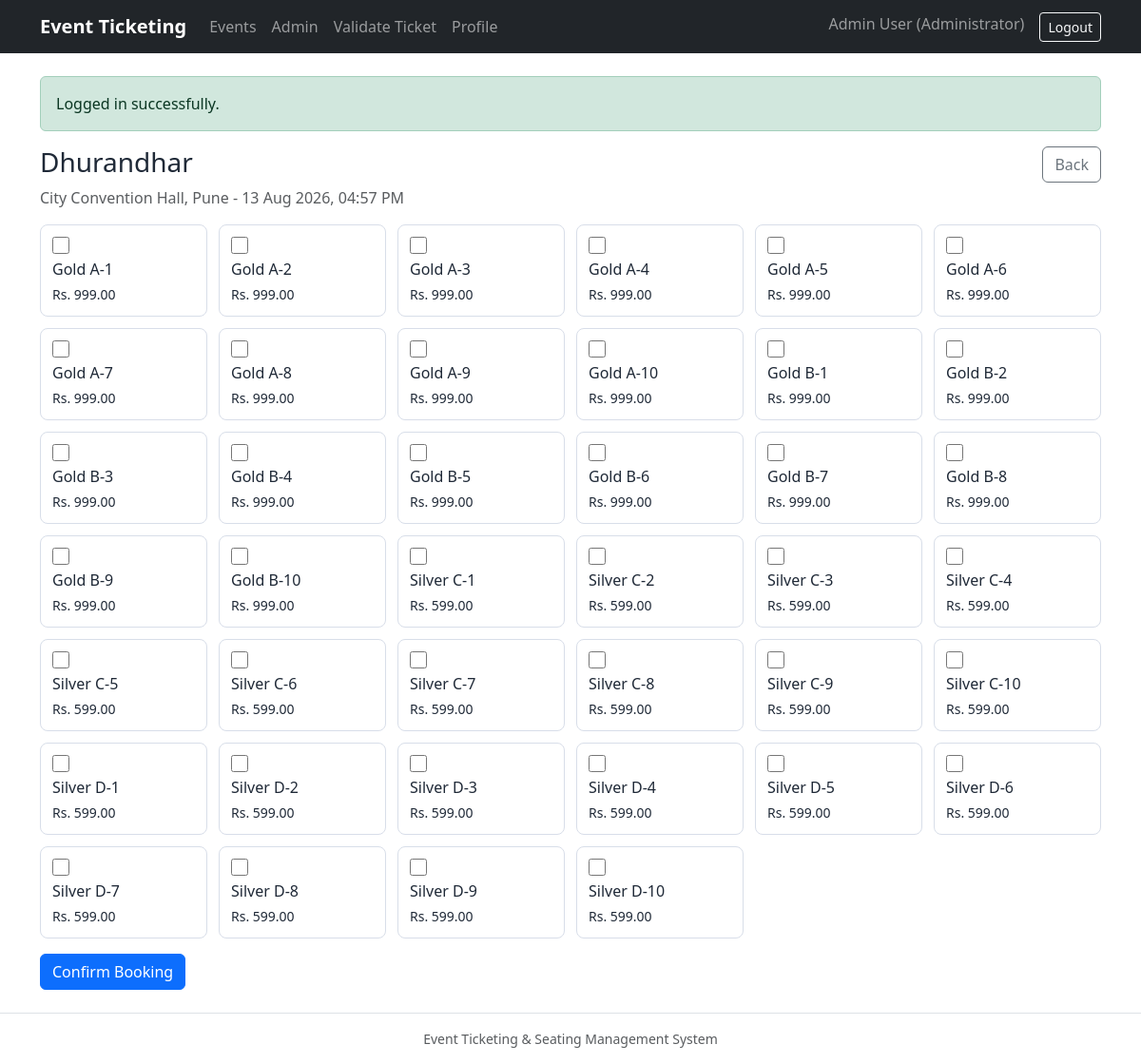
The page /booking.php?event_id=1 (signed in) on the database its author committed.
### tables this page shows
CREATE TABLE events (
    event_id INT AUTO_INCREMENT PRIMARY KEY,
    organizer_id INT NOT NULL,
    venue_id INT NOT NULL,
    title VARCHAR(160) NOT NULL,
    description TEXT,
    event_date DATETIME NOT NULL,
    status ENUM('Draft','Published','Cancelled','Completed') NOT NULL DEFAULT 'Draft',
    poster_image VARCHAR(255),
    created_at TIMESTAMP NOT NULL DEFAULT CURRENT_TIMESTAMP,
    FOREIGN KEY (organizer_id) REFERENCES users(user_id),
    FOREIGN KEY (venue_id) REFERENCES venues(venue_id)
);

CREATE TABLE venues (
    venue_id INT AUTO_INCREMENT PRIMARY KEY,
    name VARCHAR(120) NOT NULL,
    address VARCHAR(255) NOT NULL,
    city VARCHAR(80) NOT NULL,
    capacity INT NOT NULL,
    is_active TINYINT(1) NOT NULL DEFAULT 1,
    CHECK (capacity > 0)
);

CREATE TABLE seats (
    seat_id INT AUTO_INCREMENT PRIMARY KEY,
    row_id INT NOT NULL,
    seat_number VARCHAR(20) NOT NULL,
    is_active TINYINT(1) NOT NULL DEFAULT 1,
    UNIQUE (row_id, seat_number),
    FOREIGN KEY (row_id) REFERENCES seat_rows(row_id) ON DELETE CASCADE
);

CREATE TABLE sections (
    section_id INT AUTO_INCREMENT PRIMARY KEY,
    venue_id INT NOT NULL,
    name VARCHAR(80) NOT NULL,
    UNIQUE (venue_id, name),
    FOREIGN KEY (venue_id) REFERENCES venues(venue_id) ON DELETE CASCADE
);

CREATE TABLE seat_rows (
    row_id INT AUTO_INCREMENT PRIMARY KEY,
    section_id INT NOT NULL,
    row_label VARCHAR(20) NOT NULL,
    UNIQUE (section_id, row_label),
    FOREIGN KEY (section_id) REFERENCES sections(section_id) ON DELETE CASCADE
);

CREATE TABLE ticket_types (
    ticket_type_id INT AUTO_INCREMENT PRIMARY KEY,
    event_id INT NOT NULL,
    section_id INT NOT NULL,
    type_name VARCHAR(80) NOT NULL,
    price DECIMAL(10,2) NOT NULL,
    UNIQUE (event_id, section_id, type_name),
    CHECK (price >= 0),
    FOREIGN KEY (event_id) REFERENCES events(event_id) ON DELETE CASCADE,
    FOREIGN KEY (section_id) REFERENCES sections(section_id)
);

### includes/functions.php (called while the page is built, shortened)
<?php
function e(?string $value): string
{
    return htmlspecialchars($value ?? '', ENT_QUOTES, 'UTF-8');
}
function flash(string $key, ?string $message = null): ?string
{
    $value = $_SESSION['flash'][$key] ?? null;
    return $value;
}
function current_user(): ?array
{
    return $_SESSION['user'] ?? null;
}
function page_header(string $title): void
{
    require __DIR__ . '/navbar.php';
}
function page_footer(): void
{
    require __DIR__ . '/footer.php';
}

### public/booking.php (the view, shortened to what this page needs)
<?php
$db = get_db();
$eventId = (int)($_GET['event_id'] ?? $_POST['event_id'] ?? 0);
$eventStmt = $db->prepare(
    "SELECT e.*, v.name AS venue_name, v.city
     FROM events e JOIN venues v ON v.venue_id = e.venue_id
     WHERE e.event_id = ? AND e.status = 'Published'"
);
$eventStmt->execute([$eventId]);
$event = $eventStmt->fetch();
$seatStmt = $db->prepare(
    "SELECT s.seat_id, sec.name AS section_name, r.row_label, s.seat_number, tt.price,
            CASE WHEN bs.booking_seat_id IS NULL THEN 1 ELSE 0 END AS is_available
     FROM seats s
     JOIN seat_rows r ON r.row_id = s.row_id
     JOIN sections sec ON sec.section_id = r.section_id
     JOIN ticket_types tt ON tt.section_id = sec.section_id AND tt.event_id = ?
     LEFT JOIN booking_seats bs ON bs.event_id = ? AND bs.seat_id = s.seat_id AND bs.status IN ('Held','Booked')
     WHERE sec.venue_id = ?
     ORDER BY sec.name, r.row_label, CAST(s.seat_number AS UNSIGNED)"
);
$seatStmt->execute([$eventId, $eventId, $event['venue_id']]);
$seats = $seatStmt->fetchAll();
$title = 'Book Tickets';
page_header($title);
?>
<div class="d-flex justify-content-between align-items-start gap-3 mb-3">
    <div>
        <h1 class="h3"><?= e($event['title']) ?></h1>
        <p class="text-muted mb-0"><?= e($event['venue_name']) ?>, <?= e($event['city']) ?> - <?= e(date('d M Y, h:i A', strtotime($event['event_date']))) ?></p>
    </div>
    <a class="btn btn-outline-secondary" href="events.php">Back</a>
</div>
<form method="post">
    <div class="seat-grid mb-3">
        <?php foreach ($seats as $seat): ?>
            <label class="seat-tile <?= $seat['is_available'] ? '' : 'disabled' ?>">
                <input type="checkbox" name="seat_ids[]" value="<?= (int)$seat['seat_id'] ?>" <?= $seat['is_available'] ? '' : 'disabled' ?>>
                <span><?= e($seat['section_name']) ?> <?= e($seat['row_label']) ?>-<?= e($seat['seat_number']) ?></span>
                <small>Rs. <?= number_format((float)$seat['price'], 2) ?></small>
            </label>
        <?php endforeach; ?>
    </div>
    <button class="btn btn-primary">Confirm Booking</button>
</form>
<?php page_footer(); ?>

### includes/navbar.php (shortened to what this page needs)
<?php
$user = current_user();
?>
<!doctype html>
<html lang="en">
<head>
    <link href="https://cdn.jsdelivr.net/npm/bootstrap@5.3.3/dist/css/bootstrap.min.css" rel="stylesheet">
    <link href="<?= BASE_URL ?>/assets/css/style.css" rel="stylesheet">
</head>
<body>
<nav class="navbar navbar-expand-lg navbar-dark bg-dark sticky-top">
    <div class="container">
        <a class="navbar-brand fw-semibold" href="<?= BASE_URL ?>/public/index.php">Event Ticketing</a>
        <div class="collapse navbar-collapse" id="mainNav">
            <ul class="navbar-nav me-auto">
                <li class="nav-item"><a class="nav-link" href="<?= BASE_URL ?>/public/events.php">Events</a></li>
                <?php if ($user && in_array($user['role_name'], ['Administrator','Organizer'], true)): ?>
                    <li class="nav-item"><a class="nav-link" href="<?= BASE_URL ?>/admin/dashboard.php">Admin</a></li>
                <?php endif; ?>
                <?php if ($user && in_array($user['role_name'], ['Administrator','Gate Staff'], true)): ?>
                    <li class="nav-item"><a class="nav-link" href="<?= BASE_URL ?>/public/validate_ticket.php">Validate Ticket</a></li>
                <?php endif; ?>
                <?php if ($user): ?>
                    <li class="nav-item"><a class="nav-link" href="<?= BASE_URL ?>/public/profile.php">Profile</a></li>
                <?php endif; ?>
            </ul>
            <ul class="navbar-nav">
                <?php if ($user): ?>
                    <li class="nav-item"><span class="navbar-text me-3"><?= e($user['name']) ?> (<?= e($user['role_name']) ?>)</span></li>
                    <li class="nav-item"><a class="btn btn-outline-light btn-sm" href="<?= BASE_URL ?>/public/logout.php">Logout</a></li>
                <?php else: ?>
                    <li class="nav-item"><a class="nav-link" href="<?= BASE_URL ?>/public/login.php">Login</a></li>
                    <li class="nav-item"><a class="btn btn-warning btn-sm" href="<?= BASE_URL ?>/public/register.php">Register</a></li>
                <?php endif; ?>
            </ul>
        </div>
    </div>
</nav>
<main class="container py-4">
    <?php if ($msg = flash('success')): ?><div class="alert alert-success"><?= e($msg) ?></div><?php endif; ?>

### includes/footer.php (shortened to what this page needs)
    </main>
    <footer class="border-top py-3 text-center text-muted small">
        Event Ticketing & Seating Management System
    </footer>
</body>
</html>

### assets/css/style.css (style rules this page uses)
:root { --ink: #1f2937; --muted: #6b7280; --line: #d8dee9; --panel: #f8fafc; --brand: #2563eb; --accent: #f59e0b; }
body { color: var(--ink); background: #ffffff; }
.navbar-brand { letter-spacing: 0; }
.seat-grid { display: grid; grid-template-columns: repeat(auto-fill, minmax(150px, 1fr)); gap: .75rem; }
.seat-tile { display: flex; flex-direction: column; gap: .25rem; min-height: 82px; padding: .75rem; border: 1px solid var(--line); border-radius: 8px; cursor: pointer; background: #fff; }
.seat-tile input { width: 18px; height: 18px; }

### rows shown on the page
events: title "Dhurandhar", venue.name "City Convention Hall", venue.city "Pune", event_date "13 Aug 2026, 04:57 PM"
seats: sections.name "Gold", row.row_label "A", seat_number "1", ticket_types.price "999.00"
seats: sections.name "Gold", row.row_label "A", seat_number "2", ticket_types.price "999.00"
seats: sections.name "Gold", row.row_label "A", seat_number "3", ticket_types.price "999.00"
seats: sections.name "Gold", row.row_label "A", seat_number "4", ticket_types.price "999.00"
seats: sections.name "Gold", row.row_label "A", seat_number "5", ticket_types.price "999.00"
seats: sections.name "Gold", row.row_label "A", seat_number "6", ticket_types.price "999.00"
seats: sections.name "Gold", row.row_label "A", seat_number "7", ticket_types.price "999.00"
seats: sections.name "Gold", row.row_label "A", seat_number "8", ticket_types.price "999.00"
seats: sections.name "Gold", row.row_label "A", seat_number "9", ticket_types.price "999.00"
seats: sections.name "Gold", row.row_label "A", seat_number "10", ticket_types.price "999.00"
seats: sections.name "Gold", row.row_label "B", seat_number "1", ticket_types.price "999.00"
seats: sections.name "Gold", row.row_label "B", seat_number "2", ticket_types.price "999.00"
seats: sections.name "Gold", row.row_label "B", seat_number "3", ticket_types.price "999.00"
seats: sections.name "Gold", row.row_label "B", seat_number "4", ticket_types.price "999.00"
seats: sections.name "Gold", row.row_label "B", seat_number "5", ticket_types.price "999.00"
seats: sections.name "Gold", row.row_label "B", seat_number "6", ticket_types.price "999.00"
seats: sections.name "Gold", row.row_label "B", seat_number "7", ticket_types.price "999.00"
seats: sections.name "Gold", row.row_label "B", seat_number "8", ticket_types.price "999.00"
seats: sections.name "Gold", row.row_label "B", seat_number "9", ticket_types.price "999.00"
seats: sections.name "Gold", row.row_label "B", seat_number "10", ticket_types.price "999.00"
seats: sections.name "Silver", row.row_label "C", seat_number "1", ticket_types.price "599.00"
seats: sections.name "Silver", row.row_label "C", seat_number "2", ticket_types.price "599.00"
seats: sections.name "Silver", row.row_label "C", seat_number "3", ticket_types.price "599.00"
seats: sections.name "Silver", row.row_label "C", seat_number "4", ticket_types.price "599.00"
seats: sections.name "Silver", row.row_label "C", seat_number "5", ticket_types.price "599.00"
seats: sections.name "Silver", row.row_label "C", seat_number "6", ticket_types.price "599.00"
seats: sections.name "Silver", row.row_label "C", seat_number "7", ticket_types.price "599.00"
seats: sections.name "Silver", row.row_label "C", seat_number "8", ticket_types.price "599.00"
seats: sections.name "Silver", row.row_label "C", seat_number "9", ticket_types.price "599.00"
seats: sections.name "Silver", row.row_label "C", seat_number "10", ticket_types.price "599.00"
seats: sections.name "Silver", row.row_label "D", seat_number "1", ticket_types.price "599.00"
seats: sections.name "Silver", row.row_label "D", seat_number "2", ticket_types.price "599.00"
seats: sections.name "Silver", row.row_label "D", seat_number "3", ticket_types.price "599.00"
seats: sections.name "Silver", row.row_label "D", seat_number "4", ticket_types.price "599.00"
seats: sections.name "Silver", row.row_label "D", seat_number "5", ticket_types.price "599.00"
seats: sections.name "Silver", row.row_label "D", seat_number "6", ticket_types.price "599.00"
seats: sections.name "Silver", row.row_label "D", seat_number "7", ticket_types.price "599.00"
seats: sections.name "Silver", row.row_label "D", seat_number "8", ticket_types.price "599.00"
seats: sections.name "Silver", row.row_label "D", seat_number "9", ticket_types.price "599.00"
seats: sections.name "Silver", row.row_label "D", seat_number "10", ticket_types.price "599.00"

### other values the page prints
$user['name'] "Admin User"
$user['role_name'] "Administrator"
$msg "Logged in successfully."
